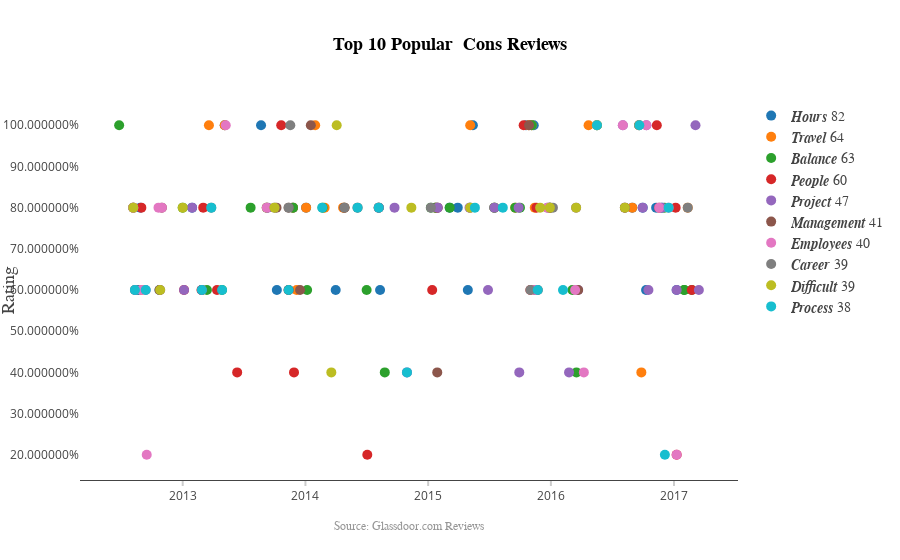

The notebook cell saved with this chart:
### Code cell
TopReviewsScatter(df,10,'Cons')
